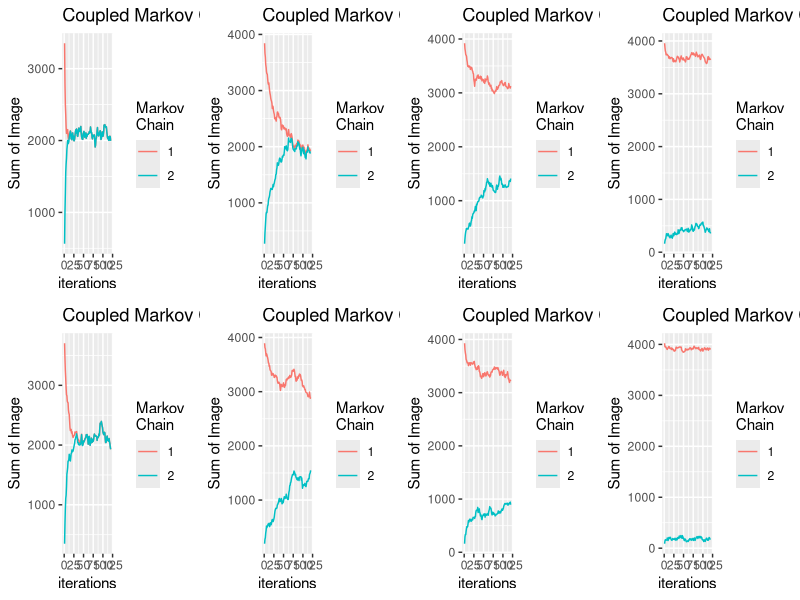

This chart was generated by the following R code:
library(ggplot2)

# isingModel.R

# STATS 202C: PROJECT 2
# sampling the Ising model with coupled Markov Chains
multiplot <- function(plots, plotlist=NULL, file, cols=1, layout=NULL) {
    library(grid)
    
    # Make a list from the ... arguments and plotlist
    #plots <- c(list(...), plotlist)
    
    numPlots = length(plots)
    
    # If layout is NULL, then use 'cols' to determine layout
    if (is.null(layout)) {
        # Make the panel
        # ncol: Number of columns of plots
        # nrow: Number of rows needed, calculated from # of cols
        layout <- matrix(seq(1, cols * ceiling(numPlots/cols)),
                         ncol = cols, nrow = ceiling(numPlots/cols))
    }
    
    if (numPlots==1) {
        print(plots[[1]])
        
    } else {
        # Set up the page
        grid.newpage()
        pushViewport(viewport(layout = grid.layout(nrow(layout), ncol(layout))))
        
        # Make each plot, in the correct location
        for (i in 1:numPlots) {
            # Get the i,j matrix positions of the regions that contain this subplot
            matchidx <- as.data.frame(which(layout == i, arr.ind = TRUE))
            
            print(plots[[i]], vp = viewport(layout.pos.row = matchidx$row,
                                            layout.pos.col = matchidx$col))
        }
    }
}
# calculate energy at position (r, c) on the lattice
# mc: (n x n) lattice
getNeighborSpins = function(r, c, mc) {
    energy = 0;
    n = dim(mc)[1];
    # udpate row
    if (r == 1) {           # top row
       UP   = mc[n, c];
       DOWN = mc[r+1, c]; 
    } else if (r == n) {    # bottom row
        UP = mc[r - 1, c];
        DOWN = mc[1, c];
    } else {
        UP   = mc[r - 1, c];
        DOWN = mc[r + 1, c]
    }
    
    # update column
    if (c == 1) {           # left col
        LEFT = mc[r, n];
        RIGHT = mc[r, c + 1];
    } else if (c == n) {    # right col
        LEFT = mc[r, c - 1];
        RIGHT = mc[r, 1];
    } else {
        LEFT = mc[r, c - 1];
        RIGHT = mc[r, c + 1];
    }
    
    energy = c(UP, DOWN, LEFT, RIGHT);
    return(energy)
}

# probabilities used to calculate the ratio
# i, j represent the the coordinate of the lattice point
# mc is the markov chain for which the probability is being calculated
# beta is the coefficient used to compute the conditional probability
p = function(i, j, beta, mc) {
    energy  = getNeighborSpins(i, j, mc); # vector of neighboring spins
    indFunc = (energy ==  1);
    px      = exp(beta * sum(indFunc));
    Z       = px + exp(beta * sum(!indFunc)); # normalizing constant
    
    return(px / Z);
}

# update the state based on random number in [0,1] and
# conditional probabilities
update = function(p1, p2) {
    u  = runif(1);
    x1 = u <= p1;    # accept or reject flip
    x2 = u <= p2;
    return(c(x1, x2));
}

gibbs = function(beta, b, n, mm1, mm2, mc1, mc2) {
    for (i in sweep_sequence) {
        # each sweep traverses the entire lattice for each MC
        for (j in 0:num_points) {
            # coordinate of the lattice to find energy
            r = floor(j/n) + 1;
            c = j %% n + 1;
            
            p1 = p(c, r, beta[b], mc1); # calculate cond. probs
            p2 = p(c, r, beta[b], mc2);
            
            flips = update(p1, p2);
            mc1[r, c] = flips[1];
            mc2[r, c] = flips[2];
        }
        
        # update magnetic moments for i-th iteration
        mm1[i,] = sum(mc1);
        mm2[i,] = sum(mc2);
    }
    
    mm_matrix[, b] = rbind(mm1, mm2);
    print(paste("finished calculating for beta =", beta[b]));
    return(mm_matrix);
}

# beta = 1 / Temperature
beta = c(0.5, 0.65, 0.75, 0.83, 0.84, 0.85, 0.9, 1.0); # 8 betas

# dimension of the lattice
n       = 64;
nSweeps = 120; # of sweeps

sweep_sequence = 1:nSweeps;
num_points     = n * n - 1

### RUN THIS CHUNK EVERY TIME ######################
# MC1 starts with all sites = 1
mc1 = matrix(1, n, n)
mm1 = matrix(0, nSweeps, 1);

# MC2 starts with all sites = 0
mc2 = matrix(0, n, n)
mm2 = matrix(0, nSweeps, 1);
mm_matrix = matrix(0, nSweeps*2, length(beta))
#####################################################

for (b in 1:length(beta)) {
    mm_matrix = gibbs(beta, b, n, mm1, mm2, mc1, mc2);
}

View(mm_matrix)


p = list()
for (b in 1:length(beta)) {
    results = data.frame(iter = rep(1:120, 2), mm = mm_matrix[,b],
                         mc = c(rep(1, 120), rep(2, 120)))
    title_b = paste("Coupled Markov Chains (Beta =", beta[b], ")");
    p_b = ggplot(results, aes(x = iter, y = mm, colour = as.factor(mc))) + 
        geom_line() + labs(x = "iterations", y = "Sum of Image", 
                           title = title_b, colour = c("Markov\nChain")) 
    p[[b]] = p_b;
}

multiplot(p, cols = 4)






